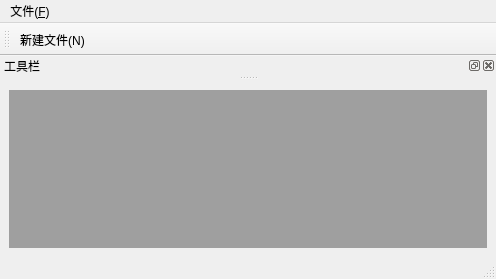
<?xml version="1.0" encoding="UTF-8"?>
<ui version="4.0">
 <class>MainWindow</class>
 <widget class="QMainWindow" name="MainWindow">
  <property name="geometry">
   <rect>
    <x>0</x>
    <y>0</y>
    <width>496</width>
    <height>279</height>
   </rect>
  </property>
  <property name="windowTitle">
   <string>MainWindow</string>
  </property>
  <widget class="QWidget" name="centralwidget">
   <layout class="QGridLayout" name="gridLayout">
    <item row="0" column="0">
     <widget class="QMdiArea" name="mdiArea"/>
    </item>
   </layout>
  </widget>
  <widget class="QMenuBar" name="menubar">
   <property name="geometry">
    <rect>
     <x>0</x>
     <y>0</y>
     <width>496</width>
     <height>21</height>
    </rect>
   </property>
   <widget class="QMenu" name="menu_F">
    <property name="title">
     <string>文件(&amp;F)</string>
    </property>
    <addaction name="actionshow_dock"/>
   </widget>
   <addaction name="menu_F"/>
  </widget>
  <widget class="QStatusBar" name="statusbar"/>
  <widget class="QToolBar" name="toolBar">
   <property name="windowTitle">
    <string>toolBar</string>
   </property>
   <attribute name="toolBarArea">
    <enum>TopToolBarArea</enum>
   </attribute>
   <attribute name="toolBarBreak">
    <bool>false</bool>
   </attribute>
   <addaction name="action_New"/>
  </widget>
  <widget class="QDockWidget" name="dockWidget">
   <property name="acceptDrops">
    <bool>true</bool>
   </property>
   <property name="windowTitle">
    <string>工具栏</string>
   </property>
   <attribute name="dockWidgetArea">
    <number>4</number>
   </attribute>
   <widget class="QWidget" name="dockWidgetContents"/>
  </widget>
  <action name="action_New">
   <property name="icon">
    <iconset resource="myimages.qrc">
     <normaloff>:/image/images/smile.png</normaloff>:/image/images/smile.png</iconset>
   </property>
   <property name="text">
    <string>新建文件(&amp;N)</string>
   </property>
   <property name="toolTip">
    <string>新建文件</string>
   </property>
   <property name="shortcut">
    <string>Ctrl+N</string>
   </property>
  </action>
  <action name="actionshow_dock">
   <property name="text">
    <string>show dock</string>
   </property>
  </action>
 </widget>
 <resources>
  <include location="myimages.qrc"/>
 </resources>
 <connections/>
</ui>
